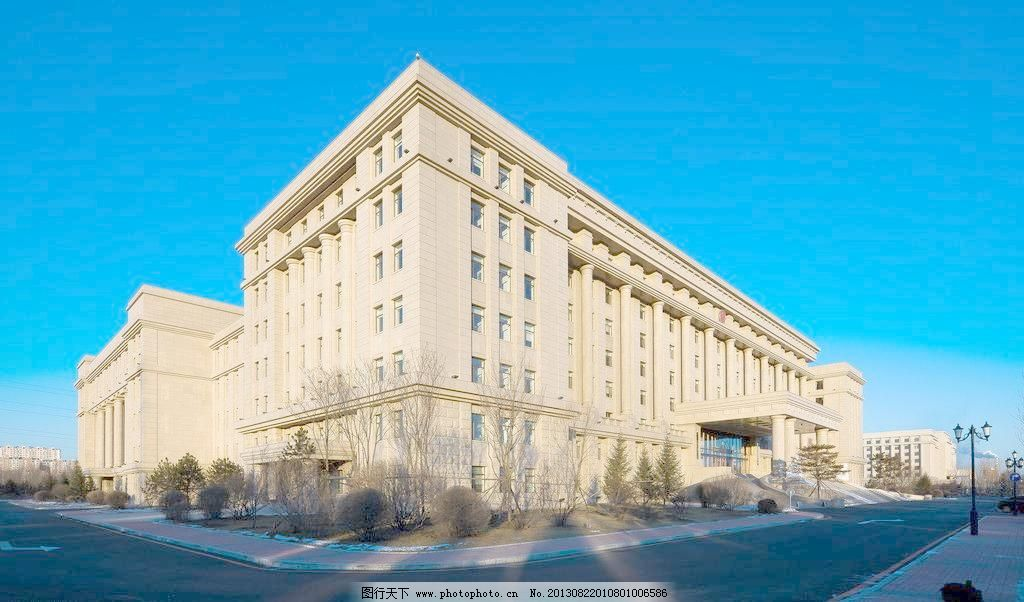
//> input picture opencv_demo17_img_harris/0027010801006586_b.jpg, 1024 x 602 px
$ ./main   (built with g++ and OpenCV 4)
//> lines starting //> are read from the running program, lines starting //| are printed output that depends on the picture; after the words box and inside, x2 and y2 are one past the last pixel; in counts of white or black regions, pixels touching at a corner belong together
#include <opencv2/core/core.hpp>
#include <opencv2/highgui/highgui.hpp>
#include <opencv2/imgproc.hpp>
#include <iostream>

using namespace std;
using namespace cv;

Mat src;
Mat dst;
Mat dstImage; //目标图
Mat normImage; //归一化后的图
Mat scaledImage; //线性变换后的八位无符号整型的图

int main() {
	src = imread("0027010801006586_b.jpg", 0);
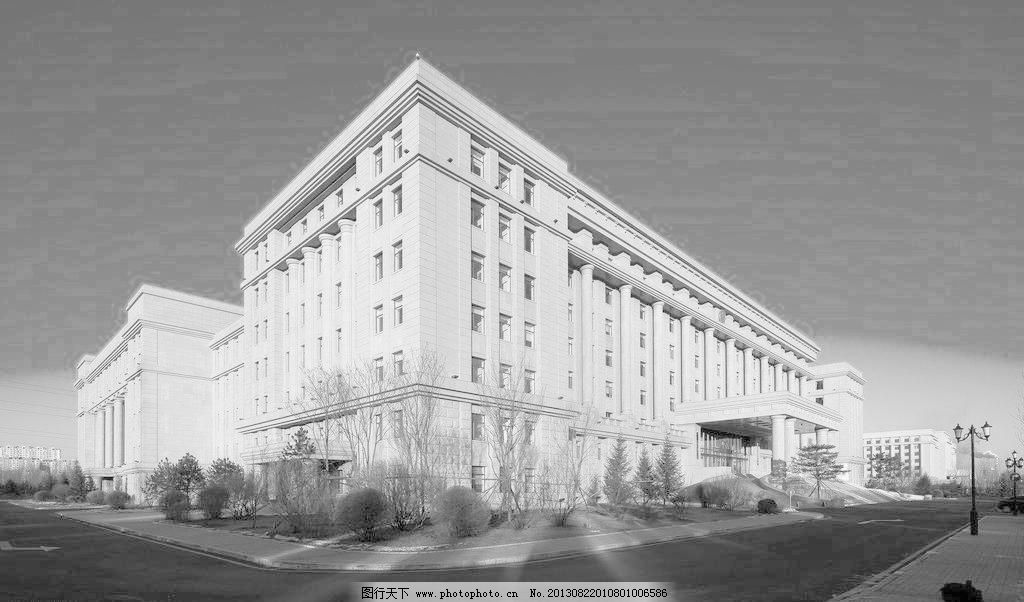
//> src: 602 rows x 1024 cols, CV_8UC1; min 0, max 255, mean 154.8

	imshow("【原图】", src);

	Mat cornerStrength;

	cornerHarris(src, cornerStrength, 2, 3, 0.02, BORDER_DEFAULT);

	normalize(cornerStrength, normImage, 0, 255, NORM_MINMAX, CV_32FC1, Mat());
	convertScaleAbs(normImage, scaledImage);

	for (int j = 0; j < normImage.rows; j++) {
		for (int i = 0; i < normImage.cols; i++) {
			if ((int) normImage.at<float>(j, i) > 0 + 80) {
				circle(src, Point(i, j), 5, Scalar(10, 10, 255), 2, 8,
						0);
				circle(scaledImage, Point(i, j), 5, Scalar(0, 10, 255), 2, 8,
						0);
			}
		}
	}
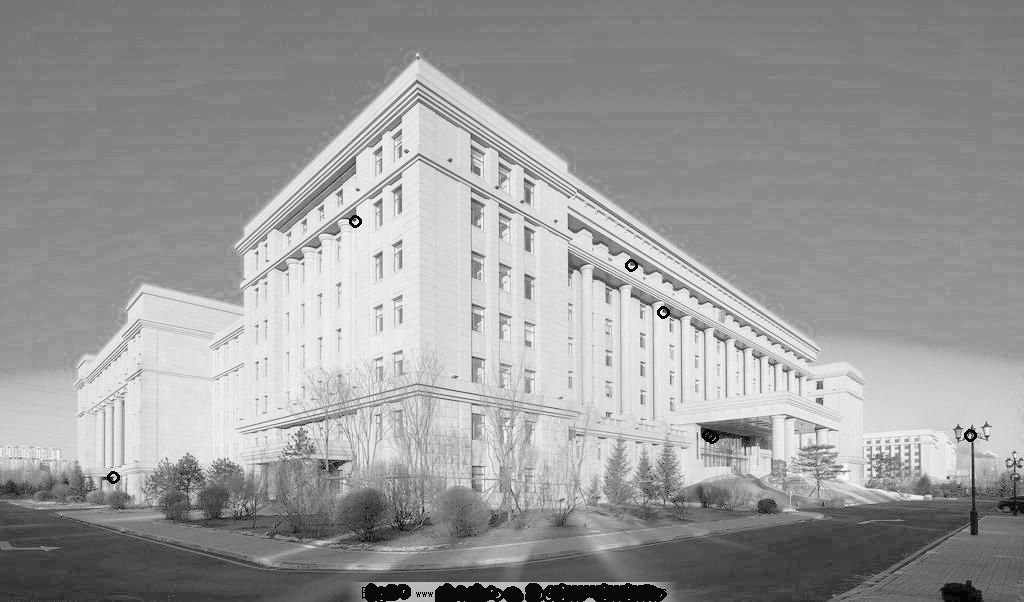
//> src: 602 rows x 1024 cols, CV_8UC1; 0.79% of pixels changed, all inside (x1, y1, x2, y2) = (107, 215, 977, 602)
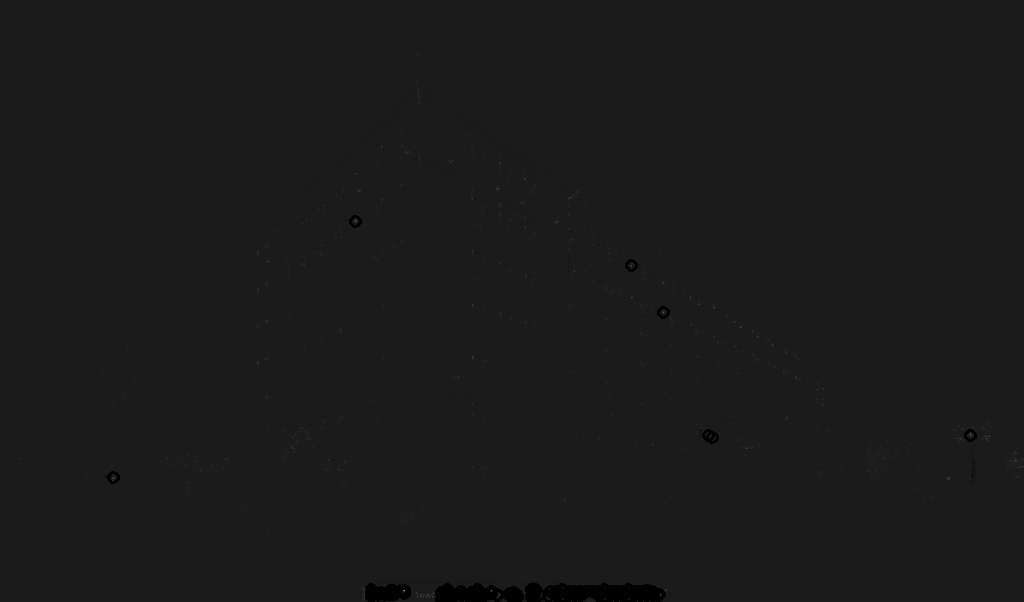
//> scaledImage: 602 rows x 1024 cols, CV_8UC1; min 0, max 179, mean 26.8

	imshow("[corner]", cornerStrength);

	Mat harrisCorner;
	threshold(cornerStrength, harrisCorner, 0.00001, 255, THRESH_BINARY);
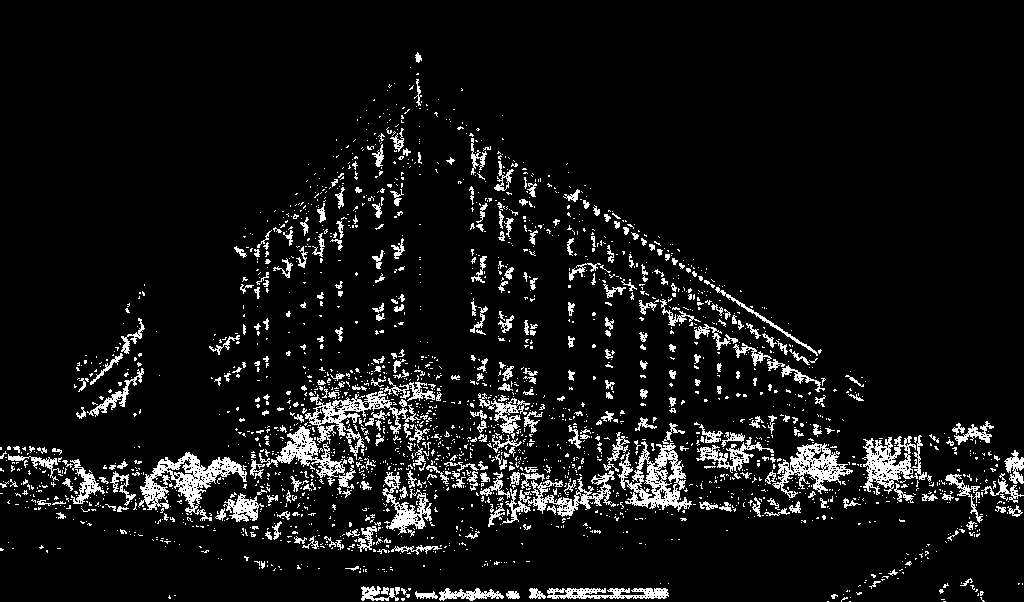
//> harrisCorner: 602 rows x 1024 cols, CV_32FC1; 7.6% white in thin lines or dots
	imshow("角点检测后的二值效果图", src);

	while (1) {
		int c = waitKey(1);
//> the 'q' key is pressed

		if ((char) c == 'q' || c == 27) {
			break;
		}

	}

	return 0;

}
